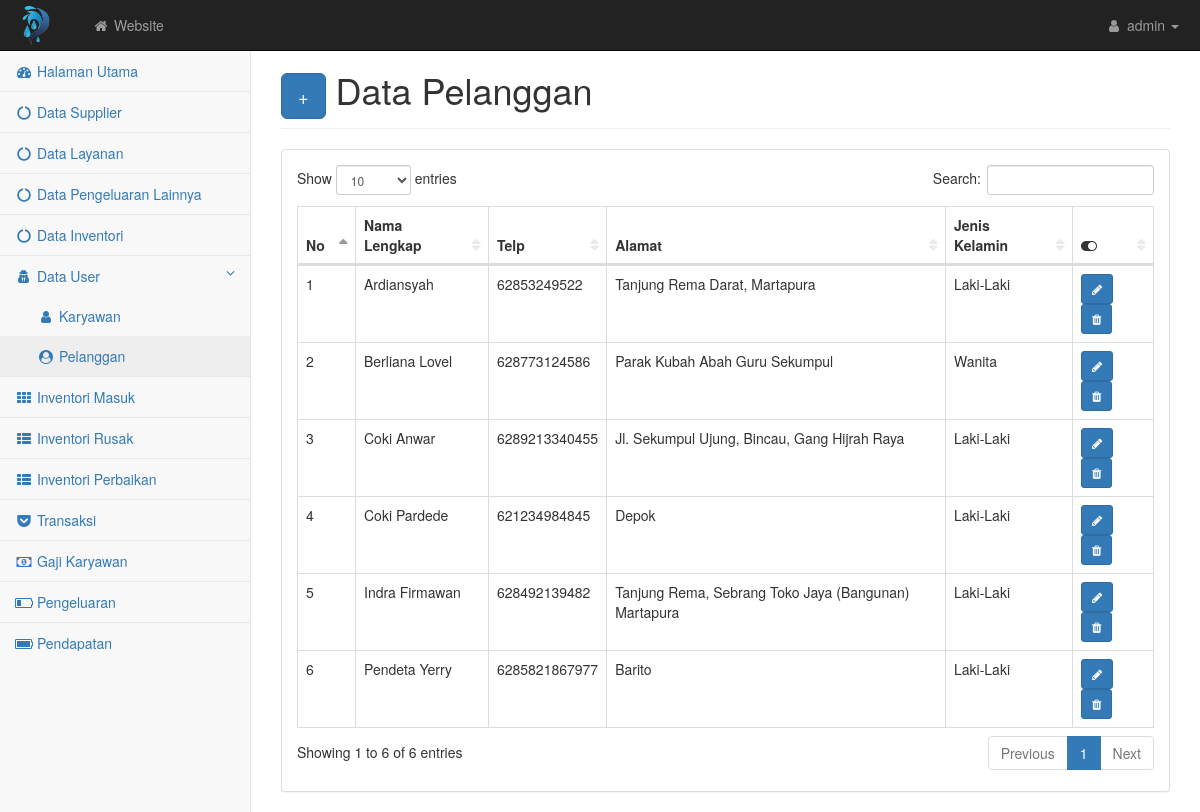
Page /nolag76/user.php on the committed database.
### tables this page shows
CREATE TABLE `user` (
  `id` int(5) NOT NULL,
  `nama` varchar(100) NOT NULL,
  `username` varchar(10) NOT NULL,
  `password` varchar(10) NOT NULL,
  `jk` enum('Laki-Laki','Wanita') NOT NULL,
  `telp` varchar(15) NOT NULL,
  `alamat` text NOT NULL,
  `level` varchar(30) NOT NULL
);

### nolag76/user.php (the view)
<?php require('atas.php') ?>
<div id="page-wrapper">
    <div class="container-fluid">
        <div class="row">
            <div class="col-lg-12">
                <h1 class="page-header"><button class="btn btn-primary btn-lg"><a href="user_input.php" style="color: white; text-decoration: none">+</a></button> Data Pelanggan</h1>
            </div>
        </div>
        <div class="row">
            <div class="col-lg-12">
                <div class="panel panel-default">
                    <div class="panel-body">
                        <div class="table-responsive">
                            <table class="table table-bordered table-hover" id="dataTables-example">
                                <thead class="success">
                                    <tr>
                                        <th>No</th>
                                        <th>Nama Lengkap</th>
                                        <th>Telp</th>
                                        <th>Alamat</th>
                                        <th>Jenis Kelamin</th>
                                        <th><i class="fa fa-toggle-on"></i></th>
                                    </tr>
                                </thead>
                                <tbody>
                                    <?php $no=1; $query = mysqli_query($kon, "SELECT * FROM user WHERE level = 'Pelanggan' ORDER BY nama ASC");
                                        while($data = mysqli_fetch_array($query)){ ?>
                                            <tr class="odd gradeX">
                                                    <td><?= $no++; ?></td>
                                                    <td><?= $data['nama'] ?></td>
                                                    <td><?= $data['telp'] ?></td>
                                                    <td><?= $data['alamat'] ?></td>
                                                    <td><?= $data['jk'] ?></td>
                                                    <td>
                                                        <a href="user_edit.php?id=<?php echo $data['id']; ?>" class="btn btn-primary btn-sm"><i class="fa fa-pencil"></i></a>
                                                        <button class="btn btn-primary btn-sm" type="button" onclick="return confirm('Yakin ingin Menghapus?');"><a href="delete.php?id=<?php echo $data['id'] ?>&level=pelanggan" style="color: white;"><i class="fa fa-trash"></i></a></button>
                                                    </td>
                                                </tr>
                                        <?php } ?>
                                </tbody>
                            </table>
                        </div>
                    </div>
                </div>
            </div>
        </div>
    </div>
</div>
    </div>
<?php require('bawah.php') ?>

### nolag76/css/startmin.css (style rules this page uses)
body { background-color: #f8f8f8; }
#page-wrapper { padding-top: 30px; min-height: 568px; background-color: #fff; }
@media (min-width:768px) { #page-wrapper { position: inherit; margin-left: 250px; padding: 30px 15px 0 15px; border-left: 1px solid #e7e7e7; } }
table.dataTable thead .sorting, table.dataTable thead .sorting_asc, table.dataTable thead .sorting_desc, table.dataTable thead .sorting_asc_disabled, table.dataTable thead .sorting_desc_disabled { background: 0 0; }
table.dataTable thead .sorting_asc:after { content: "\f0de"; float: right; font-family: fontawesome; }
table.dataTable thead .sorting:after { content: "\f0dc"; float: right; font-family: fontawesome; color: rgba(50,50,50,.5); }

### rows in the picture
user: nama "Ardiansyah", telp "62853249522", alamat "Tanjung Rema Darat, Martapura", jk "Laki-Laki"
user: nama "Berliana Lovel", telp "628773124586", alamat "Parak Kubah Abah Guru Sekumpul", jk "Wanita"
user: nama "Coki Anwar", telp "6289213340455", alamat "Jl. Sekumpul Ujung, Bincau, Gang Hijrah Raya", jk "Laki-Laki"
user: nama "Coki Pardede", telp "621234984845", alamat "Depok", jk "Laki-Laki"
user: nama "Indra Firmawan", telp "628492139482", alamat "Tanjung Rema, Sebrang Toko Jaya (Bangunan) Martapura", jk "Laki-Laki"
user: nama "Pendeta Yerry", telp "6285821867977", alamat "Barito", jk "Laki-Laki"
